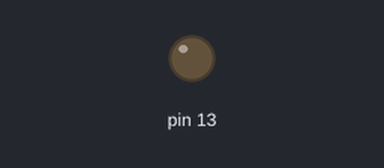
This sketch was run on a simulated SparkFun Pro Micro, built with avr-gcc and run on an emulated ATmega32U4. Shown: output pins drawn as LEDs (lit = HIGH).

Above: at 0.1 s.
Timing chart, 0 to 1.6 s (numbered marks = the images above):
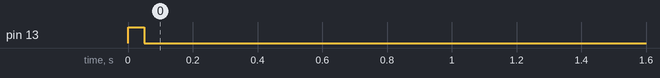

The sketch:

usb_co2.ino
```cpp
#define LED_ON LOW
#define LED_OFF HIGH
#define PIN_SW1 3
#define PIN_SW2 2
#define INTERVAL_UPDATE 1000
#define INTERVAL_LOOP 1
#define SERIAL_TX_MARGIN 13

void setup() {
  digitalWrite(LED_BUILTIN, LED_OFF);
  pinMode(LED_BUILTIN, OUTPUT);
  pinMode(PIN_SW1, INPUT);
  pinMode(PIN_SW2, INPUT);

  Serial.begin(9600);
  while (!Serial) {
    ; // wait for serial port to connect
  }

  usb_mhz14a_init();
/*
  if( digitalRead( PIN_SW1 ) ){
    digitalWrite(LED_BUILTIN, LED_ON);
    usb_mhz14a_zero_calibration();
    digitalWrite(LED_BUILTIN, LED_OFF);
  }
*/
  digitalWrite(LED_BUILTIN, LED_ON);
}

void loop() {
  int value = 0;
  int status = 0;
  static int interval_cnt = INTERVAL_UPDATE;

  if( 0 >= interval_cnt ){
    usb_mhz14a_co2_request();
  }
  else if( 0 == usb_mhz14a_co2_is_ready() ){
    status = usb_mhz14a_get_co2( &value );
    Serial.print("co2=");
    if( 0 == status ){
      Serial.print(value, DEC);
    }
    Serial.print(";status=");
    Serial.print(status);
    Serial.print("\n");
  }

  if( 0 >= interval_cnt ){
    interval_cnt = INTERVAL_UPDATE - SERIAL_TX_MARGIN;
  }
  interval_cnt -= INTERVAL_LOOP;

  delay( INTERVAL_LOOP );
}
```

usb_mhz14a.ino
```cpp
#include <SoftwareSerial.h>

#define CALIB_TIME 30 // per min
#define RESULT_OK 0
#define RESULT_NG 1

//SoftwareSerial mySerial(14, 15); // RX, TX for WNPink
//SoftwareSerial mySerial(16, 10); // RX, TX for ProMicro
SoftwareSerial mySerial(6, 5); // RX, TX for Seeduino XIAO

static byte command_get_co2[] = {
  0xFF,  // Byte 0
  0x01,  // Byte 1
  0x86,  // Byte 2
  0x00,  // Byte 4
  0x00,  // Byte 5
  0x00,  // Byte 6
  0x00,  // Byte 7
  0x00,  // Byte 8
  0x79   // Byte 9
};

static byte command_abc_off[] = {
  0xFF,  // Byte 0
  0x01,  // Byte 1
  0x79,  // Byte 2
  0x00,  // Byte 4
  0x00,  // Byte 5
  0x00,  // Byte 6
  0x00,  // Byte 7
  0x00,  // Byte 8
  0x86   // Byte 9
};

static byte command_abc_on[] = {
  0xFF,  // Byte 0
  0x01,  // Byte 1
  0x79,  // Byte 2
  0xA0,  // Byte 4
  0x00,  // Byte 5
  0x00,  // Byte 6
  0x00,  // Byte 7
  0x00,  // Byte 8
  0xE6   // Byte 9
};

static byte command_zero_calibration[] = {
  0xFF,  // Byte 0
  0x01,  // Byte 1
  0x87,  // Byte 2
  0x00,  // Byte 4
  0x00,  // Byte 5
  0x00,  // Byte 6
  0x00,  // Byte 7
  0x00,  // Byte 8
  0x78   // Byte 9
};

void usb_mhz14a_init(){
  mySerial.begin(9600);
  delay(10);
  usb_mhz14a_abc_on();
  delay(10);
}

void usb_mhz14a_co2_request(){
  mySerial.write(command_get_co2, sizeof(command_get_co2));
}

int usb_mhz14a_co2_is_ready(){
  if( 8 < mySerial.available() ){
    return RESULT_OK;
  }

  return RESULT_NG;
}

int usb_mhz14a_get_co2( int *value ){
  int c = 0;
  int message[9] = {0};
  int ret = 0;

  while (mySerial.available()) {
    int b = mySerial.read();
    if ((c == 0 && b == 0xFF) || (c >= 1 && c <= 8)) {
      message[c] = b;
      c++;
    }
  }

  int high_byte = message[2];
  int low_byte = message[3];
  *value = high_byte * 256 + low_byte;

  if( 0 > *value ){
    return RESULT_NG;
  }

  return RESULT_OK;
}

void usb_mhz14a_abc_off(){
  mySerial.write(command_abc_off, sizeof(command_abc_off));

  delay(10);
}

void usb_mhz14a_abc_on(){
  mySerial.write(command_abc_on, sizeof(command_abc_on));

  delay(10);
}

void usb_mhz14a_zero_calibration(){
  int cnt = 0;

  for( cnt = 0; cnt < ( CALIB_TIME * 60 ); cnt++){
    delay(1000);
  }

  mySerial.write(command_zero_calibration, sizeof(command_zero_calibration));

  delay(10);
}
```
